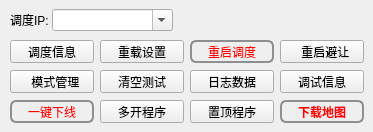
   <widget class="QWidget" name="tab">
    <attribute name="title">
     <string>调度管理</string>
    </attribute>
    <widget class="QLabel" name="label_3">
     <property name="geometry">
      <rect>
       <x>10</x>
       <y>10</y>
       <width>51</width>
       <height>20</height>
      </rect>
     </property>
     <property name="text">
      <string>调度IP:</string>
     </property>
    </widget>
    <widget class="QComboBox" name="comboBox">
     <property name="geometry">
      <rect>
       <x>52</x>
       <y>9</y>
       <width>121</width>
       <height>22</height>
      </rect>
     </property>
     <property name="editable">
      <bool>true</bool>
     </property>
    </widget>
    <widget class="QPushButton" name="pushButton_14">
     <property name="geometry">
      <rect>
       <x>100</x>
       <y>40</y>
       <width>84</width>
       <height>23</height>
      </rect>
     </property>
     <property name="text">
      <string>重载设置</string>
     </property>
    </widget>
    <widget class="QPushButton" name="pushButton_20">
     <property name="geometry">
      <rect>
       <x>190</x>
       <y>100</y>
       <width>84</width>
       <height>23</height>
      </rect>
     </property>
     <property name="text">
      <string>置顶程序</string>
     </property>
    </widget>
    <widget class="QPushButton" name="manageModel_Button">
     <property name="geometry">
      <rect>
       <x>10</x>
       <y>70</y>
       <width>84</width>
       <height>23</height>
      </rect>
     </property>
     <property name="text">
      <string>  模式管理</string>
     </property>
    </widget>
    <widget class="QPushButton" name="pushButton_16">
     <property name="geometry">
      <rect>
       <x>280</x>
       <y>70</y>
       <width>84</width>
       <height>23</height>
      </rect>
     </property>
     <property name="text">
      <string>调试信息</string>
     </property>
    </widget>
    <widget class="QPushButton" name="resetAvoid_Button">
     <property name="geometry">
      <rect>
       <x>280</x>
       <y>40</y>
       <width>84</width>
       <height>23</height>
      </rect>
     </property>
     <property name="text">
      <string>  重启避让</string>
     </property>
    </widget>
    <widget class="QPushButton" name="pushButton_22">
     <property name="geometry">
      <rect>
       <x>190</x>
       <y>70</y>
       <width>84</width>
       <height>23</height>
      </rect>
     </property>
     <property name="text">
      <string>日志数据</string>
     </property>
    </widget>
    <widget class="QPushButton" name="pushButton_23">
     <property name="geometry">
      <rect>
       <x>100</x>
       <y>100</y>
       <width>84</width>
       <height>23</height>
      </rect>
     </property>
     <property name="text">
      <string>多开程序</string>
     </property>
    </widget>
    <widget class="QPushButton" name="pushButton_24">
     <property name="geometry">
      <rect>
       <x>100</x>
       <y>70</y>
       <width>84</width>
       <height>23</height>
      </rect>
     </property>
     <property name="text">
      <string>清空测试</string>
     </property>
    </widget>
    <widget class="QPushButton" name="management_Button_2">
     <property name="geometry">
      <rect>
       <x>10</x>
       <y>40</y>
       <width>84</width>
       <height>23</height>
      </rect>
     </property>
     <property name="sizePolicy">
      <sizepolicy hsizetype="Preferred" vsizetype="Fixed">
       <horstretch>0</horstretch>
       <verstretch>0</verstretch>
      </sizepolicy>
     </property>
     <property name="text">
      <string>调度信息</string>
     </property>
    </widget>
    <widget class="QPushButton" name="pushButton_5">
     <property name="geometry">
      <rect>
       <x>190</x>
       <y>40</y>
       <width>84</width>
       <height>23</height>
      </rect>
     </property>
     <property name="styleSheet">
      <string notr="true">QPushButton {
border: 2px solid #8f8f91;
border-radius: 6px;
background-color: qlineargradient(x1: 0, y1: 0, x2: 0, y2: 1,
stop: 0 #f6f7fa, stop: 1 #dadbde);
min-width: 80px;
color: rgb(255, 0, 0);
}
QPushButton:pressed {
background-color: qlineargradient(x1: 0, y1: 0, x2: 0, y2: 1,
stop: 0 #dadbde, stop: 1 #f6f7fa);
}
QPushButton:flat {
border: none;
}
QPushButton:default {
border-color: navy;

}</string>
     </property>
     <property name="text">
      <string>重启调度</string>
     </property>
    </widget>
    <widget class="QPushButton" name="pushButton_7">
     <property name="geometry">
      <rect>
       <x>10</x>
       <y>100</y>
       <width>84</width>
       <height>23</height>
      </rect>
     </property>
     <property name="styleSheet">
      <string notr="true">QPushButton {
border: 2px solid #8f8f91;
border-radius: 6px;
background-color: qlineargradient(x1: 0, y1: 0, x2: 0, y2: 1,
stop: 0 #f6f7fa, stop: 1 #dadbde);
min-width: 80px;
color: rgb(255, 0, 0);
}
QPushButton:pressed {
background-color: qlineargradient(x1: 0, y1: 0, x2: 0, y2: 1,
stop: 0 #dadbde, stop: 1 #f6f7fa);
}
QPushButton:flat {
border: none;
}
QPushButton:default {
border-color: navy;

}</string>
     </property>
     <property name="text">
      <string>一键下线</string>
     </property>
    </widget>
    <widget class="QPushButton" name="getmap">
     <property name="geometry">
      <rect>
       <x>280</x>
       <y>100</y>
       <width>84</width>
       <height>23</height>
      </rect>
     </property>
     <property name="sizePolicy">
      <sizepolicy hsizetype="Fixed" vsizetype="Fixed">
       <horstretch>0</horstretch>
       <verstretch>0</verstretch>
      </sizepolicy>
     </property>
     <property name="font">
      <font>
       <weight>75</weight>
       <bold>true</bold>
      </font>
     </property>
     <property name="styleSheet">
      <string notr="true">QPushButton {
border: 2px solid #8f8f91;
border-radius: 6px;
background-color: qlineargradient(x1: 0, y1: 0, x2: 0, y2: 1,
stop: 0 #f6f7fa, stop: 1 #dadbde);
min-width: 80px;
color: rgb(255, 0, 0);
}
QPushButton:pressed {
background-color: qlineargradient(x1: 0, y1: 0, x2: 0, y2: 1,
stop: 0 #dadbde, stop: 1 #f6f7fa);
}
QPushButton:flat {
border: none;
}
QPushButton:default {
border-color: navy;

}</string>
     </property>
     <property name="text">
      <string>下载地图</string>
     </property>
    </widget>
   </widget>
